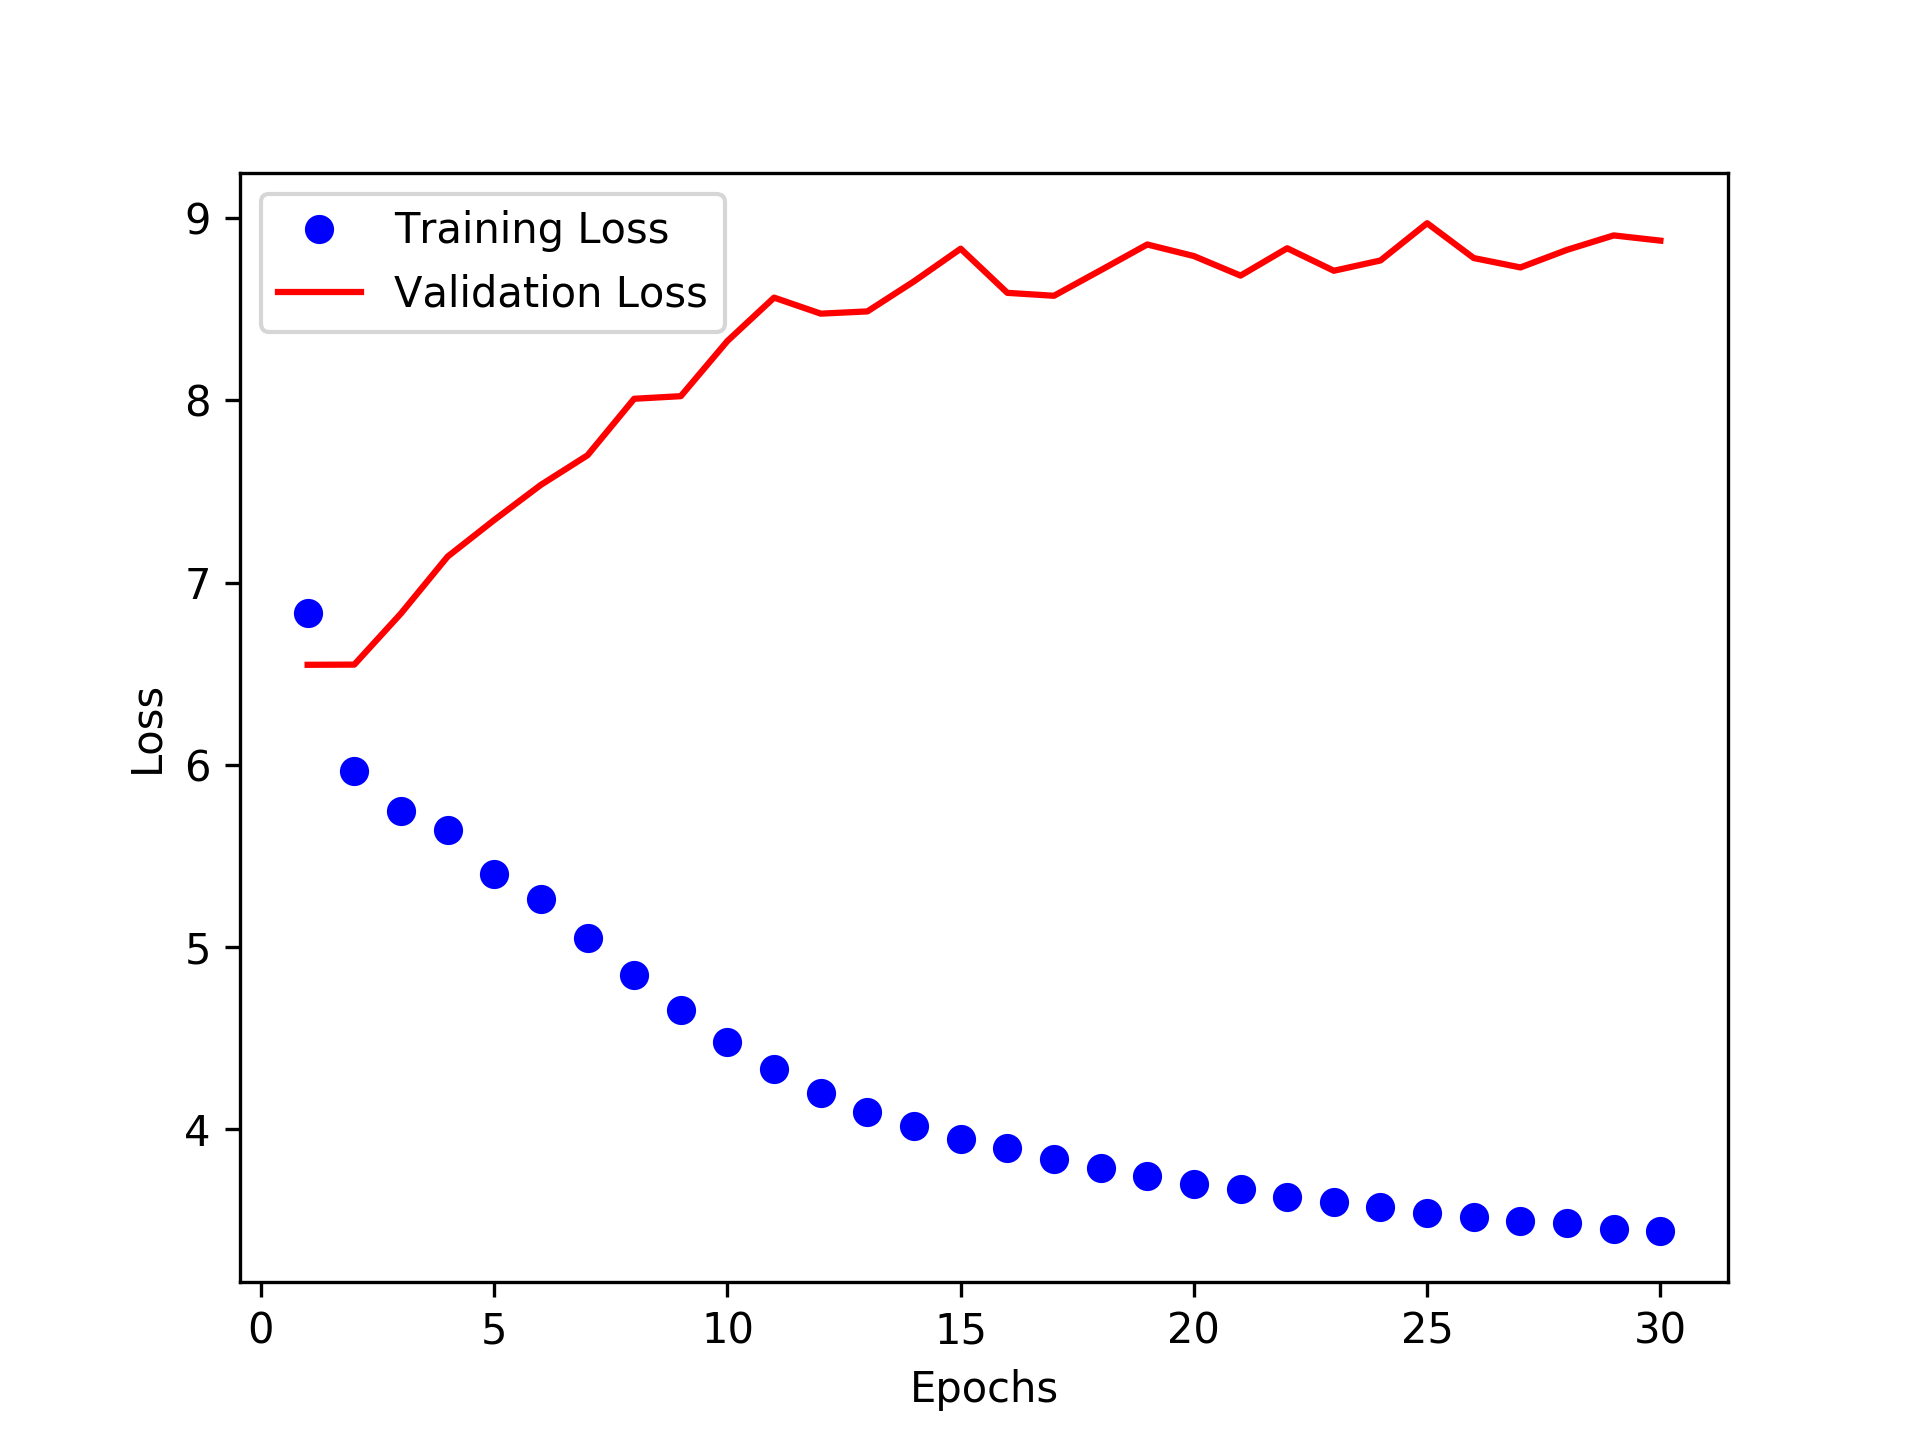

The Python source for this figure:
#!/usr/bin/env pythonw

from __future__ import print_function
from keras.layers.recurrent import LSTM
from keras.models import Sequential
from keras.layers import Dense, Activation, Embedding
from keras.optimizers import RMSprop
import numpy as np
import json

import re
from collections import Counter

import urllib.request

import matplotlib.pyplot as plt

filename = "Frankenstein.txt"

word_regex = re.compile(r'\w+', re.U)

text = "".join(open(filename, 'rt').readlines())

text_words = word_regex.findall(text)

word_counts = Counter(text_words)

word_count_items = list(word_counts.items())
word_count_items.sort(key=lambda x: x[1], reverse=True)

word_list = [word for word, count in word_count_items]
word_dict = dict(zip(word_list, range(len(word_count_items))))

number_words = len(word_counts)

print("Creating input and label text...")
sequence_length = 10
step = 1

input_words = []
label_words = []
for i in range(0, len(text_words) - sequence_length, step):
    input_words.append(text_words[i:i + sequence_length])
    label_words.append(text_words[i + sequence_length])

print('Vectorization...')

X = np.zeros((len(input_words), sequence_length, number_words), dtype=np.bool)
y = np.zeros((len(input_words), number_words), dtype=np.bool)

for i, sentence in enumerate(input_words):
    for t, word in enumerate(sentence):
        X[i, t, word_dict[word]] = 1

    y[i, word_dict[label_words[i]]] = 1

HIDDEN_SIZE = 128
BATCH_SIZE = 128
NUM_ITERATIONS = 1
NUM_EPOCHS_PER_ITERATION = 30
NUM_PREDS_PER_EPOCH = 0

# build the model: a single LSTM
print('Build model...')
model_simple = Sequential()
model_simple.add(LSTM(128, input_shape=(sequence_length, number_words)))
model_simple.add(Dense(number_words))
model_simple.add(Activation('softmax'))

optimizer = RMSprop(lr=0.01)
model_simple.compile(loss='categorical_crossentropy', optimizer=optimizer)

def train_model(model, X_train, y_train, val_split=0.1):
    for iteration in range(NUM_ITERATIONS):
        print("=" * 50)
        print("Iteration #: %d" % (iteration))
        
        # We keep the history result of the trainig step. This provides us with 
        # valueable information about the training procedure that we may use later.
        history = model.fit(X_train, y_train, 
                            validation_split=val_split,
                            batch_size=BATCH_SIZE, epochs=NUM_EPOCHS_PER_ITERATION)

        # Choose a specific sentence to use to generate the predictions 
        # and generate NUM_PREDS_PER_EPOCH predictions.
        test_idx = 1502 
        test_words = input_words[test_idx]
        print("Generating from seed: \"%s\"" % (" ".join(test_words)))

        for i in range(NUM_PREDS_PER_EPOCH):
            Xtest = np.zeros((1, sequence_length, number_words))

            for i, word in enumerate(test_words):
                Xtest[0, i, word_dict[word]] = 1

            pred = model.predict(Xtest, verbose=0)[0]
            ypred = word_list[np.argmax(pred)]
            print(" ".join(test_words), "=>", ypred, end=" ")

            # Add the new word to the test instance and 
            # move the window forward 1 step
            test_words = test_words[1:] + [ypred]

            print()
            
    return history, model

history, model = train_model(model_simple, X, y, 0.1)

history_dict = history.history

model_filename = "lstm_simple_01"

model.save(model_filename + ".h5")
json.dump(history_dict, open(model_filename + ".json", "w"))

loss = history_dict['loss']
validation_loss = history_dict['val_loss']

epochs = list(range(1, NUM_EPOCHS_PER_ITERATION+1))

plt.plot(epochs, loss, 'bo', label='Training Loss')
plt.plot(epochs, validation_loss, 'r', label = 'Validation Loss')
plt.xlabel('Epochs')
plt.ylabel('Loss')
plt.legend()
plt.savefig(model_filename + ".png", dpi=300)
#plt.show()
